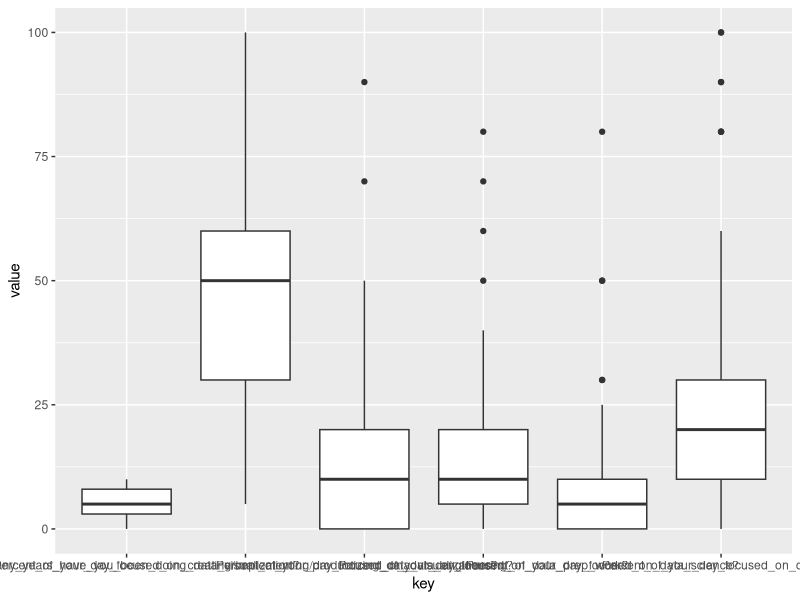

Generate this figure with R:
setwd('d://Websites/beemyfriend.github.io/Projects/')
library(tidyverse)
library(stringr)
survey <- read_csv('data_viz_survey_2017.csv')

names(survey)

survey$`How did you learn to create data visualization?` #factor
survey$`Which of these charts have you used in production in the last 6 months:` #need to split ';' DONE!!!
survey$`How many years have you been doing data visualization?` #numeric
survey$`How do you present your data visualizations?` #need to split ';' DONE!!!
survey$`What focus is data visualization in your work?`#factor
survey$`What technologies do you use to visualize data?` #need to split ';' DONE!!!
survey$`What knowledge level do they have of the data you are visualizing for them?` #need to split ';' 'DONE!!! 
survey$`Percent of your day focused on creating/implementing/productizing data visualizations?`  #double
survey$`Percent of your day focused on data engineering?` #double
survey$`Percent of your day focused on data prep work?` #double
survey$`Percent of your day focused on data science?` #double
survey$`Percent of your day focused on design?` #double
survey$`For your current role or the majority of your projects: were you hired to do data visualization only or is data visualization a part of your job/project description?` #filter for 'hired to do data visualization
survey$`What level of data visualizations are used at your organization?` # seperate ';'  DONE!!
survey$`How is your organization using data visualization?` #seperate ';' DONE!!!
survey$`Is there a separate group that does data visualizations or are you embedded in another group? (data science UX UI web data engineering IT etc)` #factor
survey$`Did you set out to work in data visualization or did you fall into it?` #factor
survey$`What's your employment status` #filter for Full-time
survey$`Data visualization roles at your organization are found in what part of the organization?` #split at ';' DONE!
survey$`Are you able to choose your own tools or are the choices made for you?` #factor
survey$`Who do you make data visualizations for?` #split at ';' DONE!!!
survey$`How often do they consume your data visualizations?` #factor
survey$`What do they use your data visualizations for?` #split at ';' DONE!!!
survey$`How would you describe the relationship?` # factor

project <- survey %>% select(`How did you learn to create data visualization?`, `Which of these charts have you used in production in the last 6 months:`, 
                  `How many years have you been doing data visualization?`, `How do you present your data visualizations?`, 
                  `What focus is data visualization in your work?`, `What technologies do you use to visualize data?`,
                  `What knowledge level do they have of the data you are visualizing for them?`,
                  `Percent of your day focused on creating/implementing/productizing data visualizations?`, `Percent of your day focused on data engineering?`,
                  `Percent of your day focused on data prep work?`, `Percent of your day focused on data science?`, `Percent of your day focused on design?`,
                  `For your current role or the majority of your projects: were you hired to do data visualization only or is data visualization a part of your job/project description?`,
                  `What level of data visualizations are used at your organization?`, `How is your organization using data visualization?`, 
                  `Is there a separate group that does data visualizations or are you embedded in another group? (data science UX UI web data engineering IT etc)`, 
                  `Did you set out to work in data visualization or did you fall into it?`, `What's your employment status`,
                  `Data visualization roles at your organization are found in what part of the organization?`, 
                  `Are you able to choose your own tools or are the choices made for you?`, `Who do you make data visualizations for?`, 
                  `How often do they consume your data visualizations?`, `What do they use your data visualizations for?`, `How would you describe the relationship?`) %>%
  filter(`What's your employment status` == 'Full-time' &  `For your current role or the majority of your projects: were you hired to do data visualization only or is data visualization a part of your job/project description?` == "Hired to do data visualization") %>%
  mutate(id = 1:nrow(.)) 

# need to try 'extract' from tidyr

project$`Data visualization roles at your organization are found in what part of the organization?` <- project$`Data visualization roles at your organization are found in what part of the organization?` %>%
  str_replace('News|Specific department for news graphics|Editorial office|Editorial|editorial', 'Newsroom') %>%
  str_replace('Data Explorer|Algorithms', 'Data_Science') %>%
  str_replace('BI|Analysis|sales|Finance', 'Analytics') %>%
  str_replace('just me;my own department|org is small|my company is a pure data visualization player|Founders|Executive', 'Everywhere') %>%
  str_replace('Visuals', 'Other')

departments <- c('Design', 'Engineering', 'Research', 'Marketing', 'IT', 'Newsroom', 'Analytics', 'Data_Science', 'Everywhere', 'Other')

for(i in 1:length(departments)){
  project[[str_c('department_',departments[i])]] <- str_detect(project$`Data visualization roles at your organization are found in what part of the organization?`, departments[i])
}

project <- project %>% select(-`Data visualization roles at your organization are found in what part of the organization?`)

project$`Who do you make data visualizations for?` <- project$`Who do you make data visualizations for?` %>%
  str_replace('Newsrooms|General Public', 'GP') %>%
  str_replace('Medical Professionals', 'MP') %>%
  str_replace('Product Managers|Project Managers', 'PM') %>%
  str_replace('clients for sales team', 'Clients')





audience <- c('GP', 'Engineers', 'Scientists', 'MP', 'PM', 'Executives', 'Analysts', 'Clients')

for(i in 1:length(audience)){
  project[[str_c('audience_', audience[i])]] <- str_detect(project$`Who do you make data visualizations for?`, audience[i])
}

project <- project %>% select(-`Who do you make data visualizations for?`)

audience_usage <- c('Summarization', 'Learning', 'Research', 'Analysis', 'Entertainment', 'DM', 'News')

project$`What do they use your data visualizations for?` <- project$`What do they use your data visualizations for?` %>%
  str_replace('news|Publication', 'News') %>%
  str_replace('decision making|decisionmaking|Decision-making', 'DM')

for(i in 1:length(audience_usage)){
  project[[str_c('audience_usage_', audience_usage[i])]] <- str_detect(project$`What do they use your data visualizations for?`, audience_usage[i])
}

project <- project %>% select(-`What do they use your data visualizations for?`)


org_usage <- c('Analysis', 'ML', 'SO', 'Communication', 'Exploration', 'Marketing', 'News');

project$`How is your organization using data visualization?` <- project$`How is your organization using data visualization?` %>%
  str_replace('Summary/Overview', 'SO') %>%
  str_replace('Machine Learning', 'ML') %>%
  str_replace('Editorial|Storytelling|Journalism', 'News')

for(i in 1:length(org_usage)){
  project[[str_c('org_usage_', org_usage[i])]] <- str_detect(project$`How is your organization using data visualization?`, org_usage[i])
}

project <- project %>% select(-`How is your organization using data visualization?`)

org_level <- c('Custom', 'BI', 'RPy', 'GCL')

project$`What level of data visualizations are used at your organization?` <- project$`What level of data visualizations are used at your organization?` %>%
  str_replace('Completely custom', 'Custom') %>%
  str_replace('Business Intelligence Tools', 'BI') %>%
  str_replace('ggplot2/Pandas Charts', 'RPy') %>%
  str_replace('General charting libraries', 'GCL');

for(i in 1:length(org_level)){
  project[[str_c('org_level_', org_level[i])]] <- str_detect(project$`What level of data visualizations are used at your organization?`, org_level[i])
}

project <- project %>% select(-`What level of data visualizations are used at your organization?`)

audience_literacy <- c('Intro', 'Moderate', 'Expert')

for(i in 1:length(audience_literacy)){
  project[[str_c('audience_literacy_', audience_literacy[i])]] <- str_detect(project$`What knowledge level do they have of the data you are visualizing for them?`, audience_literacy[i])
}

project <- project %>% select(-`What knowledge level do they have of the data you are visualizing for them?`)

project$`What technologies do you use to visualize data?`

tech <- c('Illustrator', 'Excel', 'D3', 'Processing', 'OR', 'OP', 'OG', 'ON', 'React', 'OJ', 'ggplot', 'Pandas', 'Angular', 'Vega', 'Gephi', 'Leaflet',
          'Mapbox', 'Plotly', 'WebGL', 'QGIS', 'TGS', 'Highcharts', 'Qlik', 'Java', 'Tableau', 'ArcGIS', 'PBI', 'OBI', 'OMVC', 'PostGIS', 'Postgres',
          'DGL', 'Microstrategy', 'Recharts', 'nodebox', 'PP')

project$`What technologies do you use to visualize data?` <- project$`What technologies do you use to visualize data?` %>%
  str_replace('Other R', 'OR') %>%
  str_replace('Other Python', 'OP') %>%
  str_replace('Other GIS', 'OG') %>%
  str_replace('Other Network Visualization Suite', 'ON') %>%
  str_replace('Three.js', 'TJS') %>%
  str_replace('Other Javascript', 'OJ') %>%
  str_replace('Power BI', 'PBI') %>%
  str_replace('Other BI', 'OBI') %>%
  str_replace('Other MVC', 'OMVC') %>%
  str_replace('deck.gl', 'DGL') %>%
  str_replace('pen & paper', 'PP')

for(i in 1:length(tech)){
  project[[str_c('tech_', tech[i])]] <- str_detect(project$`What technologies do you use to visualize data?`, tech[i]);
}

project <- project %>% select(-`What technologies do you use to visualize data?`)

project$`How do you present your data visualizations?`

presentation <- c('Tool', 'Dashboard', 'Scrollytelling', 'WP', 'Documents', 'Presentations', 'Email', 'Print')

project$`How do you present your data visualizations?` <- project$`How do you present your data visualizations?` %>%
  str_replace('Embedded in a tool', 'Tool') %>%
  str_replace('Static Web Page|CMS|web apps|Web application|not static|Dynamic web pages', 'WP') %>%
  str_replace('Printed version|Research papers|static mockups', 'Print')

for(i in 1:length(presentation)){
  project[[str_c('presentation_', presentation[i])]] <- str_detect(project$`How do you present your data visualizations?`, presentation[i])
}

project <- project %>% select(-`How do you present your data visualizations?`)


charts <- c('LC', 'BC', 'Infographics', 'Treemap', 'ND', 'CM', 'RM', 'FD', 'VRAR', 'DT', 'PC', 'Dendrogram', 'VM', 'TDC', 'TM', 'SP', 'SG', 'Custom', 'HM', 'Other')

project$`Which of these charts have you used in production in the last 6 months:` <- project$`Which of these charts have you used in production in the last 6 months:` %>%
  str_replace('Line Chart', 'LC') %>%
  str_replace('Bar Chart', 'BC') %>%
  str_replace('Network Diagram|Graph', 'ND') %>%
  str_replace('Choropleth Map', 'CM') %>%
  str_replace('Raster Map', 'RM') %>%
  str_replace('Flow Diagram', 'FD') %>%
  str_replace('VR/AR Charting', 'VRAR') %>%
  str_replace('Delaunay Triangulation', 'DT') %>%
  str_replace('Pie Chart', 'PC') %>%
  str_replace('3D Chart', 'TDC') %>%
  str_replace('Vector Map', 'VM') %>%
  str_replace('Topographical Maps', 'TM') %>%
  str_replace('scatterplot|scatter|Scatterplot|bubble|Scatter plot', 'SP') %>%
  str_replace('Streamgraph|streamgraph', 'SG') %>%
  str_replace('heatmaps|Heatmap| Heat Map|heat map', 'HM') %>%
  str_replace('custom', 'Custom') %>%
  str_replace('other|timelines|cartogram|Icicle|radial|different kinds|Gantt|matrix|path plot|boxplot|bump|dumbbell', 'Other')

for(i in 1:length(charts)){
  project[[str_c('charts_', charts[i])]] <- str_detect(project$`Which of these charts have you used in production in the last 6 months:`, charts[i])
}

project <- project %>% select(-`Which of these charts have you used in production in the last 6 months:`)

factorColumns <- c(1, 3, 10, 11, 13, 14, 15)
factorColumns <- c("How did you learn to create data visualization?",
                    "What focus is data visualization in your work?",
                    "Is there a separate group that does data visualizations or are you embedded in another group? (data science UX UI web data engineering IT etc)",
                    "Did you set out to work in data visualization or did you fall into it?",
                    "Are you able to choose your own tools or are the choices made for you?",
                    "How often do they consume your data visualizations?",
                    "How would you describe the relationship?" )

for(i in 1:length(factorColumns)){
  project[[factorColumns[i]]] <- project[[factorColumns[i]]] %>% as.factor()
}

project$`Percent of your day focused on design?` <- project$`Percent of your day focused on design?` %>% as.numeric()

project_names <- project %>% 
  names() %>%
  str_replace_all('\\s', '_')

names(project) <- project_names 

project_factors <- project %>% Filter(f = is.factor)

project_numeric <- project %>% Filter(f = is.numeric)

project_logical <- project %>% Filter(f = is.logical)

for(i in 1:ncol(project_factors)){
  
  assign(str_c('pf_', i), 
         ggplot(project_factors) +
           geom_bar(aes_(project_factors[[i]])))
  
  assign(str_c('pf_', i, '_title'), names(project_factors)[i])
  
  assign(str_c('pf_', i, '_levels'), levels(project_factors[[i]]))
}

project_numeric <- project_numeric %>% gather(key, value, -id)

ggplot(project_numeric) + geom_boxplot(aes(key, value))
